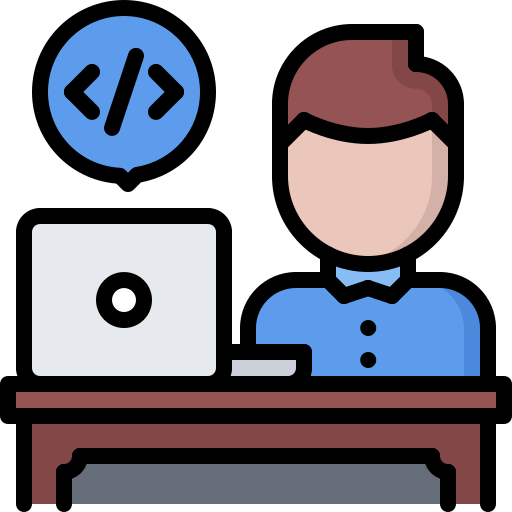
#> input picture Matplotlib/programmer.png, 512 x 512 px
$ jupyter execute --allow-errors Matplotlib2.ipynb   (shell and % lines are left out)
#> lines starting #> are read from the running program, lines starting #| are printed output that depends on the picture
## package 불러오기

[cell 1]
import numpy as np
from PIL import Image
import matplotlib.pyplot as plt

---

## 이미지 파일 열기

opencv로도 열수 있지만, shape 순서가 바뀔 때도 있어서 PIL로 여는 것을 개인적으로 선호

[cell 2]
path = './programmer.png'
image_pil = Image.open(path)
#> image_pil is the input picture: PIL image 512x512 RGBA; mean R, G, B, A 71.7, 69.9, 79.8, 187.2
image = np.array(image_pil)

[cell 3]
image.shape
#> Out = (512, 512, 4)

---

## 이미지 들여다 보기

[cell 4]
image.shape
#> Out = (512, 512, 4)

[cell 5]
np.min(image), np.max(image)
#> Out = (0, 255)

이미지를 열기 전에 shape 및 min, max를 통해서 이미지의 range 확인 필요

___

## 그래프로 시각화 하기

[cell 6]
plt.hist(image.ravel(),256,[0,256])
plt.show()
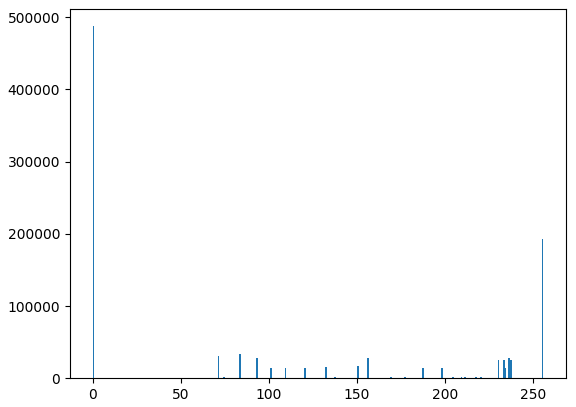
#> figure drawn by matplotlib, 1 panel; tallest bar 487692 high, from x = 0 to 1

---

## 그림 나타내기

[cell 7]
plt.imshow(image)
plt.show()

---
## 이미지 흑백으로 열기

[cell 8]
image_pil = Image.open(path).convert("L")
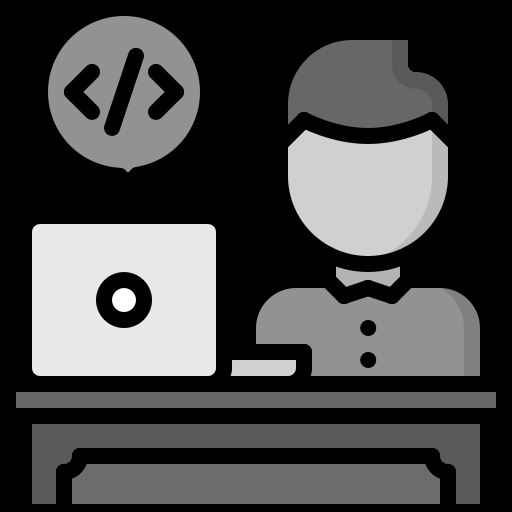
#> image_pil: PIL image 512x512 L; min 0, max 255, mean 71.6
image_bw = np.array(image_pil)

[cell 9]
image_bw.shape
#> Out = (512, 512)

---
## 흑백 이미지 열기

[cell 10]
plt.imshow(image_bw, 'gray')
plt.show()

---
### 다른 색상으로 cmap 표현하기

### gray scale

[cell 11]
plt.imshow(image_bw)
plt.show()

---

### RdBu

[cell 12]
plt.imshow(image_bw,'RdBu')
plt.show()

---

### jet

[cell 13]
plt.imshow(image_bw,'jet')
plt.show()

---
## Colorbar 추가하기

[cell 14]
plt.imshow(image_bw,'jet')
plt.colorbar()
plt.show()
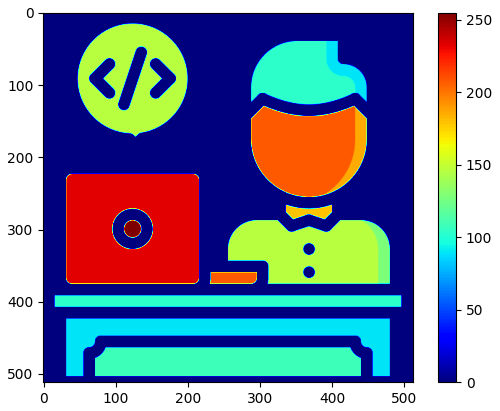
#> figure drawn by matplotlib, 2 panels
